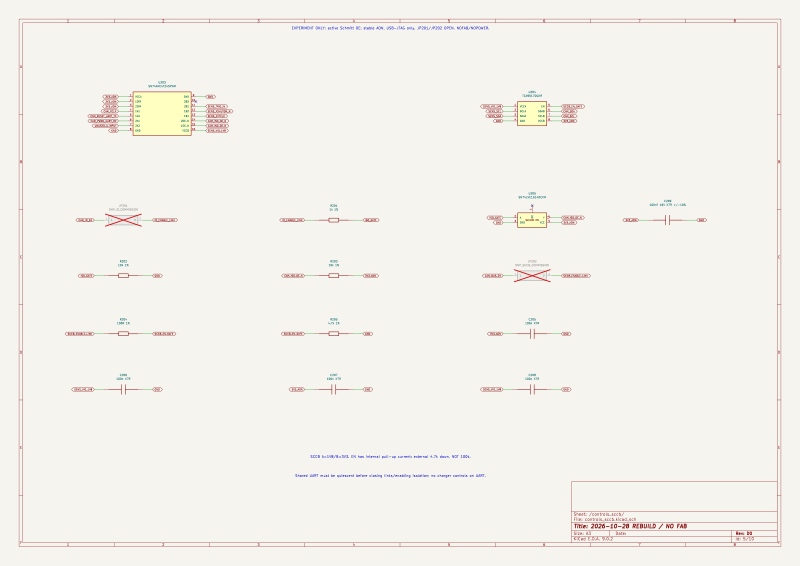
#> input picture verification/camera_schmitt_stage_20261030/smart_pen_next_20261028/hardware/camera_schmitt_source_0744/controls_sccb.png, 2400 x 1697 px (shown at 1/3 size); its folder holds only this picture in this run
$ python -i page_locator.py   (imports and definitions only)
#> lines starting #> are read from the running program, lines starting #| are printed output that depends on the picture; after the words box and inside, x2 and y2 are one past the last pixel; in counts of white or black regions, pixels touching at a corner belong together
"""Fast page localization for a fixed overhead camera.

Maps any image pixel (e.g. the pen tip) to a page coordinate, wherever the
paper lies under the camera. Designed for live use: it is re-run only when the
paper moves, so roughly a few hundred milliseconds per full frame suffice.

1. Dots: difference-of-Gaussians maxima with sub-pixel interpolation (no
   per-dot photometric fitting).
2. Seed: the blind projective lattice fit on the dots nearest to a seed point,
   offset classification, and Anoto window consensus on a central crop. This
   fixes the page identity (origin, rotation, mirror) from the dots alone.
3. Growth: the printed position of every page dot is known from the Generator
   matrix, so detections are associated to predicted printed positions and a
   page->image model (homography + smooth spline residual) is refitted over a
   growing trust radius until it covers the visible page.
4. Check: the share of in-frame printed dots with an associated detection and
   the residual RMS are reported; a wrong identity cannot reach either.

Page coordinates are Generator grid units: ``u`` to the right, ``v`` upward,
dot (u, v) printed at (u, v) + offset in its direction. Multiply by the grid
spacing for millimetres.
"""

from __future__ import annotations

import json
import time
from dataclasses import dataclass, field
from pathlib import Path

import cv2
import numpy as np

from digital_pen.anoto import (
    AnotoCodecAdapter,
    AnotoDecodeError,
    build_direction_matrices,
    decode_oriented_consensus,
    image_grid_to_page,
)
from digital_pen.types import DotObservation, LatticeModel, SplineWarp
from digital_pen.vision.direction_classifier import classify_grid_fit
from digital_pen.vision.grid_fitter import GridFitterConfig, fit_grid
from digital_pen.vision.perspective import (
    inverse_project_lattice,
    project_lattice,
    project_points,
    refine_homography,
    spline_basis,
)

# Page-axis unit offsets in DotDirection order (UP, LEFT, RIGHT, DOWN); the
# page v axis points up, so UP is +v.
PAGE_OFFSETS = np.array(((0.0, 1.0), (-1.0, 0.0), (1.0, 0.0), (0.0, -1.0)))


# [37 lines that did not run here, left out]


@dataclass(frozen=True)
class PageLocatorConfig:
    expected_spacing_px: float | None = None
    min_relative_response: float = 0.2
    min_response: float = 1.5
    seed_dots: int = 700
    seed_attempts: int = 4
    decode_cells: int = 14
    min_direction_confidence: float = 0.75
    min_supporting_windows: int = 2
    max_missing_directions: int = 1
    allow_mirror: bool = True
    # Region growing: each step only admits dots within this many cells of
    # already associated dots, so the model never extrapolates far enough to
    # slip by a whole row beside a hand or at an image edge.
    growth_step_grid: float = 3.0
    max_growth_steps: int = 40
    settle_passes: int = 2
    association_ratio: float = 0.22
    # Chosen on the ten development frames only (not the old100 set).
    spline_spacing_grid: float = 4.0
    spline_regularization: float = 0.05
    min_associated: int = 120
    min_support: float = 0.5
    max_rms_ratio: float = 0.08

    def __post_init__(self) -> None:
        if self.decode_cells < 6 or self.seed_dots < 64 or self.seed_attempts < 1:
            raise ValueError("decode crop, seed size and attempts are too small")
        if not 0 < self.association_ratio < 0.3:
            raise ValueError("association_ratio must be within (0, 0.3)")


# [30 lines that did not run here, left out]


def detect_dots_fast(
    gray: np.ndarray, config: PageLocatorConfig | None = None
) -> np.ndarray:
    """Sub-pixel DoG maxima of dark dots, as an (N, 2) pixel array."""
    settings = config or PageLocatorConfig()
    if not isinstance(gray, np.ndarray) or gray.ndim != 2 or gray.dtype != np.uint8:
        raise ValueError("gray must be a 2D uint8 NumPy array")
    if settings.expected_spacing_px is None:
        small, large, window = 1.0, 4.0, 5
    else:
        spacing = settings.expected_spacing_px
        small, large = max(0.6, 0.055 * spacing), max(1.3, 0.22 * spacing)
        window = max(3, int(round(spacing * 0.27)) | 1)
    image = gray.astype(np.float32)
    response = cv2.GaussianBlur(image, (0, 0), large) - cv2.GaussianBlur(
        image, (0, 0), small
    )
    strong = float(np.percentile(response, 99.5))
    threshold = max(settings.min_response, settings.min_relative_response * strong)
    peaks = (response == cv2.dilate(response, np.ones((window, window), np.uint8))) & (
        response > threshold
    )
    peaks[:3], peaks[-3:], peaks[:, :3], peaks[:, -3:] = False, False, False, False
    ys, xs = np.nonzero(peaks)
    centre = response[ys, xs]
    left, right = response[ys, xs - 1], response[ys, xs + 1]
    up, down = response[ys - 1, xs], response[ys + 1, xs]
    with np.errstate(divide="ignore", invalid="ignore"):
        dx = 0.5 * (left - right) / (left - 2 * centre + right)
        dy = 0.5 * (up - down) / (up - 2 * centre + down)
    dx = np.where(np.isfinite(dx), np.clip(dx, -0.5, 0.5), 0.0)
    dy = np.where(np.isfinite(dy), np.clip(dy, -0.5, 0.5), 0.0)
    return np.column_stack((xs + dx, ys + dy))


# [61 lines left out: functions _central_crop, _seed, not called in this run]


# [69 lines that did not run here, left out]


# [1 line that did not run here, left out]


# [191 lines left out: functions _page_spline, _associate, locate_page, not called in this run]

>>> import cv2
>>> picture = cv2.imread('../../../../../../../camera_schmitt_stage_20261030/smart_pen_next_20261028/hardware/camera_schmitt_source_0744/controls_sccb.png', cv2.IMREAD_GRAYSCALE)
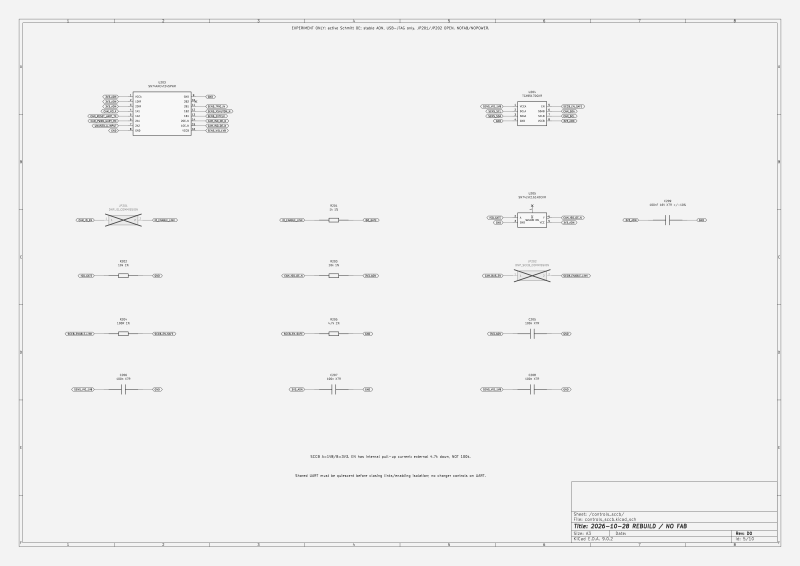
#> picture: shape (1697, 2400) (shown at 1/3 size); min 16, max 248, mean 240.8
>>> result = detect_dots_fast(picture)
#> in detect_dots_fast, `response = cv2.GaussianBlur(image, (0, 0), large) - cv2.GaussianBlur( ..`:
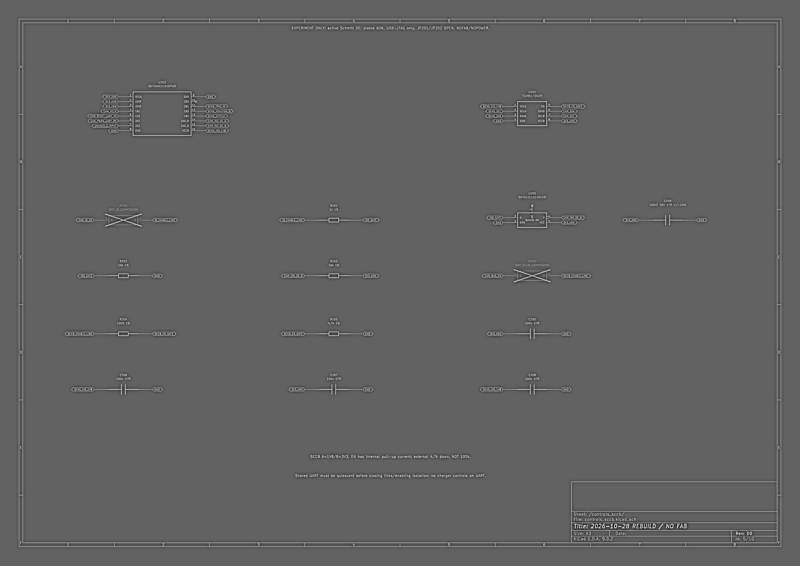
#> response: shape (1697, 2400) float32 (shown at 1/3 size); min -78.75, max 125.6, mean 0; drawn with min black and max white
#> in detect_dots_fast, `strong = float(np.percentile(response, 99.5))`: strong = 48.8
#> in detect_dots_fast, `threshold = max(settings.min_response, settings.min_relative_response ..`: threshold = 9.76
#> in detect_dots_fast, `peaks = (response == cv2.dilate(response, np.ones((window, window), np..`:
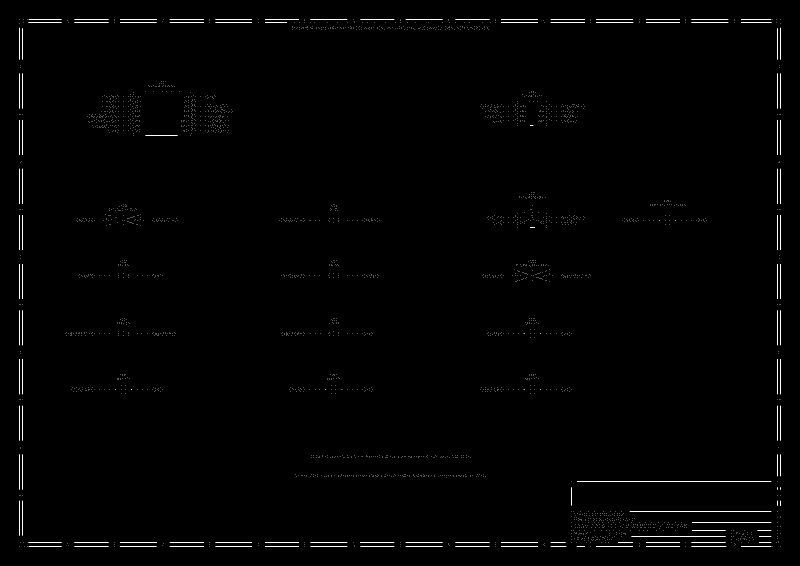
#> peaks: shape (1697, 2400) bool (shown at 1/3 size); 0.37% white in thin lines or dots, all inside (x1, y1, x2, y2) = (57, 57, 2343, 1640)
#> in detect_dots_fast, `ys, xs = np.nonzero(peaks)`: ys = 14954 values from 57 to 1639; xs = 14954 values, max 2342 at index 1697, min 57 at index 0, mean 1260.8
#> in detect_dots_fast, `centre = response[ys, xs]`: centre = 14954 values, max 125.6 at index 11099, min 10.12 at index 4309, mean 49.49
#> in detect_dots_fast, `left, right = response[ys, xs - 1], response[ys, xs + 1]`: left = 14954 values, max 120 at index 11099, min -5.43 at index 4125, mean 40.85; right = 14954 values, max 120 at index 11106, min -5.63 at index 9190, mean 40.57
#> in detect_dots_fast, `up, down = response[ys - 1, xs], response[ys + 1, xs]`: up = 14954 values, max 115.5 at index 11099, min -13.85 at index 4196, mean 34.96; down = 14954 values, max 116.3 at index 11036, min -13.02 at index 4403, mean 33.9
#> in detect_dots_fast, `dx = np.where(np.isfinite(dx), np.clip(dx, -0.5, 0.5), 0.0)`: dx = 14954 values, max 0.5 at index 102, min -0.5 at index 2, mean -0.0051
#> in detect_dots_fast, `dy = np.where(np.isfinite(dy), np.clip(dy, -0.5, 0.5), 0.0)`: dy = 14954 values, max 0.5 at index 3036, min -0.5 at index 3506, mean -0.0125
#> result = 14954 pairs, first value 56.73 to 2342.3, second value 56.76 to 1639.2
